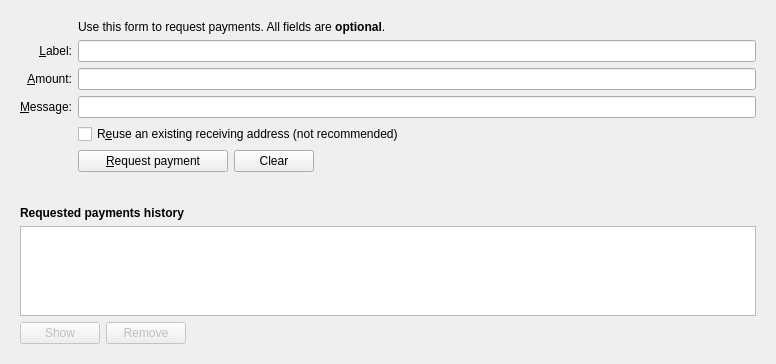
<?xml version="1.0" encoding="UTF-8"?>
<ui version="4.0">
 <class>ReceiveCoinsDialog</class>
 <widget class="QWidget" name="ReceiveCoinsDialog">
  <property name="geometry">
   <rect>
    <x>0</x>
    <y>0</y>
    <width>776</width>
    <height>364</height>
   </rect>
  </property>
  <layout class="QVBoxLayout" name="verticalLayout" stretch="0,0,1">
   <item>
   <widget class="QFrame" name="frame2">
    <property name="sizePolicy">
      <sizepolicy hsizetype="Preferred" vsizetype="Expanding">
        <horstretch>0</horstretch>
        <verstretch>0</verstretch>
      </sizepolicy>
    </property>
    <property name="frameShape">
      <enum>QFrame::NoFrame</enum>
    </property>
    <property name="frameShadow">
      <enum>QFrame::Plain</enum>
    </property>
    <property name="lineWidth">
     <number>0</number>
    </property>
    <layout class="QVBoxLayout" name="verticalLayout_3">
    <item>
    <layout class="QGridLayout" name="gridLayout">
     <item row="7" column="2">
      <widget class="QCheckBox" name="reuseAddress">
       <property name="toolTip">
        <string>Reuse one of the previously used receiving addresses. Reusing addresses has security and privacy issues. Do not use this unless re-generating a payment request made before.</string>
       </property>
       <property name="text">
        <string>R&amp;euse an existing receiving address (not recommended)</string>
       </property>
      </widget>
     </item>
     <item row="7" column="0">
      <widget class="QLabel" name="label_4">
       <property name="text">
        <string/>
       </property>
      </widget>
     </item>
     <item row="6" column="0">
      <widget class="QLabel" name="label_3">
       <property name="toolTip">
        <string>An optional message to attach to the payment request, which will be displayed when the request is opened. Note: The message will not be sent with the payment over the Urkoin network.</string>
       </property>
       <property name="text">
        <string>&amp;Message:</string>
       </property>
       <property name="alignment">
        <set>Qt::AlignRight|Qt::AlignTrailing|Qt::AlignVCenter</set>
       </property>
       <property name="buddy">
        <cstring>reqMessage</cstring>
       </property>
      </widget>
     </item>
     <item row="4" column="2">
      <widget class="QLineEdit" name="reqLabel">
       <property name="toolTip">
        <string>An optional label to associate with the new receiving address.</string>
       </property>
      </widget>
     </item>
     <item row="6" column="2">
      <widget class="QLineEdit" name="reqMessage">
       <property name="toolTip">
        <string>An optional message to attach to the payment request, which will be displayed when the request is opened. Note: The message will not be sent with the payment over the Urkoin network.</string>
       </property>
      </widget>
     </item>
     <item row="2" column="2">
      <widget class="QLabel" name="label_5">
       <property name="text">
        <string>Use this form to request payments. All fields are &lt;b&gt;optional&lt;/b&gt;.</string>
       </property>
      </widget>
     </item>
     <item row="4" column="0">
      <widget class="QLabel" name="label_2">
       <property name="toolTip">
        <string>An optional label to associate with the new receiving address.</string>
       </property>
       <property name="text">
        <string>&amp;Label:</string>
       </property>
       <property name="alignment">
        <set>Qt::AlignRight|Qt::AlignTrailing|Qt::AlignVCenter</set>
       </property>
       <property name="buddy">
        <cstring>reqLabel</cstring>
       </property>
      </widget>
     </item>
     <item row="5" column="0">
      <widget class="QLabel" name="label">
       <property name="toolTip">
        <string>An optional amount to request. Leave this empty or zero to not request a specific amount.</string>
       </property>
       <property name="text">
        <string>&amp;Amount:</string>
       </property>
       <property name="alignment">
        <set>Qt::AlignRight|Qt::AlignTrailing|Qt::AlignVCenter</set>
       </property>
       <property name="buddy">
        <cstring>reqAmount</cstring>
       </property>
      </widget>
     </item>
     <item row="5" column="2">
      <widget class="BitcoinAmountField" name="reqAmount">
       <property name="minimumSize">
        <size>
         <width>80</width>
         <height>0</height>
        </size>
       </property>
       <property name="toolTip">
        <string>An optional amount to request. Leave this empty or zero to not request a specific amount.</string>
       </property>
      </widget>
     </item>
    <item row="8" column="2">
    <layout class="QHBoxLayout" name="horizontalLayout">
     <item>
      <widget class="QPushButton" name="receiveButton">
       <property name="minimumSize">
        <size>
         <width>150</width>
         <height>0</height>
        </size>
       </property>
       <property name="text">
        <string>&amp;Request payment</string>
       </property>
       <property name="icon">
        <iconset resource="../bitcoin.qrc">
         <normaloff>:/icons/receiving_addresses</normaloff>:/icons/receiving_addresses</iconset>
       </property>
      </widget>
     </item>
     <item>
      <widget class="QPushButton" name="clearButton">
       <property name="sizePolicy">
        <sizepolicy hsizetype="Minimum" vsizetype="Fixed">
         <horstretch>0</horstretch>
         <verstretch>0</verstretch>
        </sizepolicy>
       </property>
       <property name="toolTip">
        <string>Clear all fields of the form.</string>
       </property>
       <property name="text">
        <string>Clear</string>
       </property>
       <property name="icon">
        <iconset resource="../bitcoin.qrc">
         <normaloff>:/icons/remove</normaloff>:/icons/remove</iconset>
       </property>
       <property name="autoRepeatDelay">
        <number>300</number>
       </property>
       <property name="autoDefault">
        <bool>false</bool>
       </property>
      </widget>
     </item>
     <item>
      <spacer name="horizontalSpacer">
       <property name="orientation">
        <enum>Qt::Horizontal</enum>
       </property>
       <property name="sizeHint" stdset="0">
        <size>
         <width>40</width>
         <height>20</height>
        </size>
       </property>
      </spacer>
     </item>
    </layout>
     </item>
     <item row="8" column="0">
      <widget class="QLabel" name="label_7">
       <property name="text">
        <string/>
       </property>
      </widget>
     </item>
    </layout>
   </item>
   </layout>
   </widget>
   </item>
   <item>
    <spacer name="verticalSpacer_2">
     <property name="orientation">
      <enum>Qt::Vertical</enum>
     </property>
     <property name="sizeHint" stdset="0">
      <size>
       <width>20</width>
       <height>10</height>
      </size>
     </property>
    </spacer>
   </item>
   <item>
    <widget class="QFrame" name="frame">
     <property name="sizePolicy">
      <sizepolicy hsizetype="Preferred" vsizetype="Expanding">
       <horstretch>0</horstretch>
       <verstretch>0</verstretch>
      </sizepolicy>
     </property>
     <property name="frameShape">
      <enum>QFrame::NoFrame</enum>
     </property>
     <property name="frameShadow">
      <enum>QFrame::Plain</enum>
     </property>
     <property name="lineWidth">
      <number>0</number>
     </property>
     <layout class="QVBoxLayout" name="verticalLayout_2">
      <item>
       <widget class="QLabel" name="label_6">
        <property name="font">
         <font>
          <weight>75</weight>
          <bold>true</bold>
         </font>
        </property>
        <property name="text">
         <string>Requested payments history</string>
        </property>
       </widget>
      </item>
      <item>
       <widget class="QTableView" name="recentRequestsView">
        <property name="contextMenuPolicy">
         <enum>Qt::CustomContextMenu</enum>
        </property>
        <property name="tabKeyNavigation">
         <bool>false</bool>
        </property>
        <property name="sortingEnabled">
         <bool>true</bool>
        </property>
       </widget>
      </item>
      <item>
       <layout class="QHBoxLayout" name="horizontalLayout_2">
        <item>
         <widget class="QPushButton" name="showRequestButton">
          <property name="toolTip">
           <string>Show the selected request (does the same as double clicking an entry)</string>
          </property>
          <property name="text">
           <string>Show</string>
          </property>
          <property name="enabled">
           <bool>false</bool>
          </property>
          <property name="icon">
           <iconset resource="../bitcoin.qrc">
            <normaloff>:/icons/edit</normaloff>:/icons/edit</iconset>
          </property>
         </widget>
        </item>
        <item>
         <widget class="QPushButton" name="removeRequestButton">
          <property name="toolTip">
           <string>Remove the selected entries from the list</string>
          </property>
          <property name="text">
           <string>Remove</string>
          </property>
          <property name="enabled">
           <bool>false</bool>
          </property>
          <property name="icon">
           <iconset resource="../bitcoin.qrc">
            <normaloff>:/icons/remove</normaloff>:/icons/remove</iconset>
          </property>
         </widget>
        </item>
        <item>
         <spacer name="horizontalSpacer_2">
          <property name="orientation">
           <enum>Qt::Horizontal</enum>
          </property>
          <property name="sizeHint" stdset="0">
           <size>
            <width>40</width>
            <height>20</height>
           </size>
          </property>
         </spacer>
        </item>
       </layout>
      </item>
     </layout>
    </widget>
   </item>
  </layout>
 </widget>
 <customwidgets>
  <customwidget>
   <class>BitcoinAmountField</class>
   <extends>QLineEdit</extends>
   <header>bitcoinamountfield.h</header>
  </customwidget>
 </customwidgets>
 <tabstops>
  <tabstop>reqLabel</tabstop>
  <tabstop>reqAmount</tabstop>
  <tabstop>reqMessage</tabstop>
  <tabstop>reuseAddress</tabstop>
  <tabstop>receiveButton</tabstop>
  <tabstop>clearButton</tabstop>
  <tabstop>recentRequestsView</tabstop>
  <tabstop>showRequestButton</tabstop>
  <tabstop>removeRequestButton</tabstop>
 </tabstops>
 <resources>
  <include location="../bitcoin.qrc"/>
 </resources>
 <connections/>
</ui>
